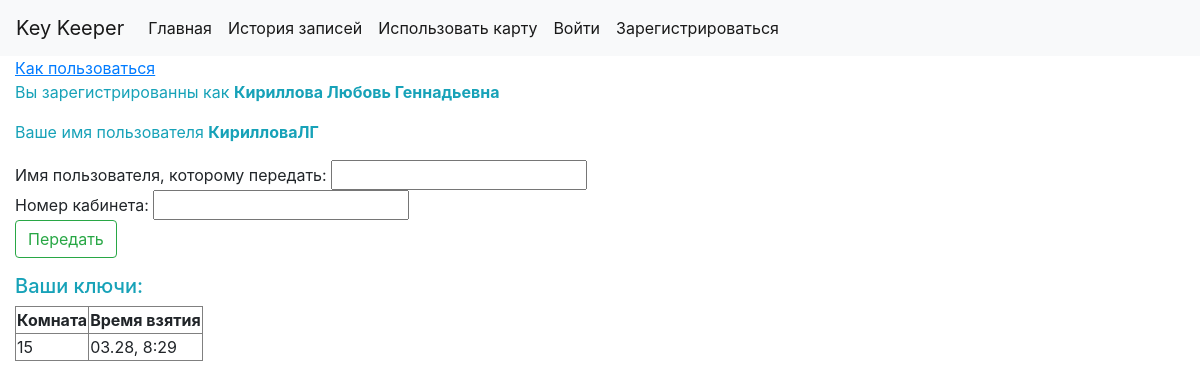
/ (signed in), run on an earlier commit of the app's database.
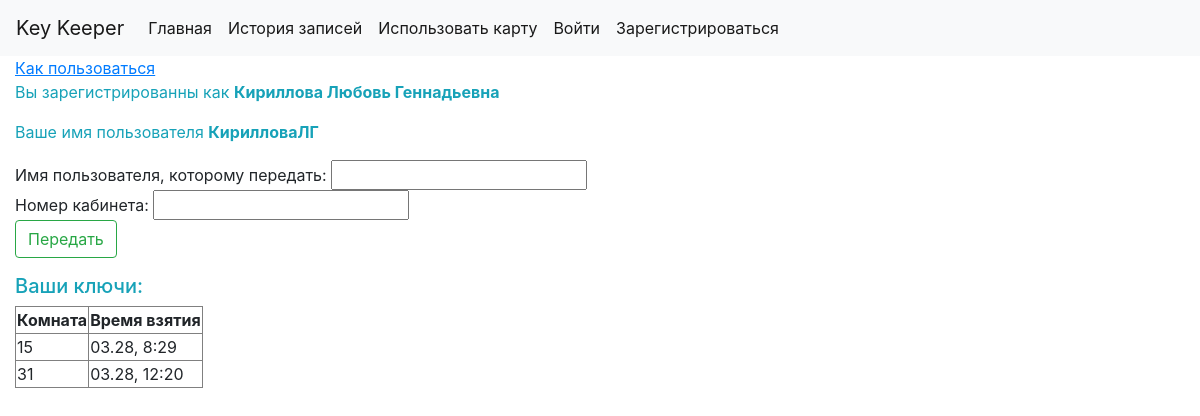
And on a later commit of the database.
### keeper/models.py (models this page shows, shortened)
class History(models.Model):
    key = models.IntegerField()
    time_cr = models.DateTimeField(default=datetime.datetime.now)
    user_id = models.ForeignKey(CustomUser, on_delete=models.CASCADE)
    active = models.CharField(max_length=100, default='Не сдан')
    time_back = models.DateTimeField(default=datetime.datetime.min)
    def month_cr(self):
        return self.time_cr.strftime('%m')
    def date_cr(self):
        return self.time_cr.strftime('%d')
    def hour_cr(self):
        return str((int(self.time_cr.strftime('%H')) + 3) % 24)  # it is a bug here (some keys may date for yesterday)
    def minute_cr(self):
        return self.time_cr.strftime('%M')

### keeper/views.py (the view)
# urls.py: path('', views.index, name='index'),
@login_required
def index(request):
    context = {}
    if request.method == 'POST':
        f = TransferForm(request.POST)
        if 'transfer_req' in request.POST:
            if f.is_valid():
                try:
                    tran_user = CustomUser.objects.filter(username=f.data['username']).get()
                    if tran_user != request.user:
                        try:
                            if tran_user.key_tran_last != -1:
                                tran_user_last = CustomUser.objects.filter(username=tran_user.user_tran_last).get()
                                hist = History.objects.filter(key=tran_user.key_tran_last, user_id=tran_user_last,
                                                              active='Ожидает передачи').get()
                                hist.active = 'Не сдан'
                                hist.save()
                                tran_user.key_tran_last = -1
                                tran_user.user_tran_last = 'никто'
                                tran_user.save()
                            hist = History.objects.filter(key=f.data['key_num'], user_id=request.user,
                                                          active='Не сдан').get()
                            hist.active = 'Ожидает передачи'
                            hist.save()
                            tran_user.user_tran_last = str(request.user.username)
                            tran_user.key_tran_last = f.data['key_num']
                            tran_user.save()
                            context['message'] = 'Ожидайте подтверждения'
                        except ObjectDoesNotExist:
                            context['message'] = 'У вас нет такого ключа'
                    else:
                        context['message'] = 'Нельзя передать ключ себе'
                except ObjectDoesNotExist:
                    context['message'] = 'Нет такого пользователя'
        elif 'accept' in request.POST:
            user_tran = CustomUser.objects.filter(username=request.user.user_tran_last).get()
            hist = History.objects.filter(key=request.user.key_tran_last, user_id=user_tran,
                                          active='Ожидает передачи').get()
            try:
                hist_check = History.objects.filter(key=request.user.key_tran_last, user_id=request.user,
                                                    active='Не сдан').get()
                context['message'] = 'У вас уже есть ключ от этого кабинета'
            except ObjectDoesNotExist:
                hist.active = 'Сдан'
                hist.time_back = datetime.datetime.now()
                hist.save()
                hist = History(key=request.user.key_tran_last, user_id=request.user, active='Не сдан')
                hist.save()
                request.user.key_tran_last = -1
                request.user.user_tran_last = 'никто'
                request.user.save()
                context['message'] = 'Вы получили ключ'
        elif 'reject' in request.POST:
            user_tran = CustomUser.objects.filter(username=request.user.user_tran_last).get()
            hist = History.objects.filter(key=request.user.key_tran_last, user_id=user_tran,
                                          active='Ожидает передачи').get()
            hist.active = 'Не сдан'
            hist.save()
            request.user.key_tran_last = -1
            request.user.user_tran_last = 'никто'
            request.user.save()
            context['message'] = 'Вы отказались получать ключ'
    else:
        f = TransferForm()
    key_list = History.objects.filter(user_id=request.user, active='Не сдан')
    context['key_list'] = key_list
    if request.user.key_tran_last != -1:
        context['key_receive'] = request.user.key_tran_last
        context['user_receive'] = request.user.user_tran_last
    context['form'] = f
    context['user_id'] = str(request.user.last_name) + ' ' + str(request.user.first_name)
    context['user_name'] = str(request.user.username)
    return render(request, 'transfer.html', context)

### keeper/forms.py
class TransferForm(forms.Form):
    username = forms.CharField(label='Имя пользователя, которому передать:', max_length=100, required=True)
    key_num = forms.IntegerField(label='Номер кабинета:', max_value=1000, required=True)

### keeper/templates/transfer.html (shortened to what this page needs)
<!DOCTYPE html>
<html lang="en">
<head>
    {% include "includes/head.html" %}
</head>
<body>
    {% include "includes/nav_bar.html" %}
    <div class="container-fluid">
        <a href="https://romanovkey.ru/docs/_build/html/overview.html#id6"><u>Как пользоваться</u></a>
        <p class="text-info">Вы зарегистрированны как <strong>{{ user_id }}</strong></p>
        <p class="text-info">Ваше имя пользователя <strong>{{ user_name }}</strong></p>
        <form method="POST" action="">
            {{ form.username.label }} {{ form.username }}
            <br>
            {{ form.key_num.label }} {{ form.key_num }}
            <br>
            <input type="submit" value="Передать" class="btn btn-outline-success" name="transfer_req">
        </form>
        {% if key_list %}
            <h5 class="text-info">Ваши ключи:</h5>
            <table border="1">
            <tr>
                <th>Комната</th>
                <th>Время взятия</th>
            </tr>
            {% for elem in key_list %}
                <tr><td>{{ elem.key }}</td>
                    <td>{{ elem.month_cr }}.{{ elem.date_cr }}, {{ elem.hour_cr }}:{{ elem.minute_cr }}</td></tr>
            {% endfor %}
            </table>
        {% else %}
            <p>На Вас не записано ни одного ключа</p>
        {% endif %}
    </div>
</body>
</html>

What changed in the data, as far as the page shows it:
added History: key "31", month_cr "03", date_cr "28", hour_cr "12", minute_cr "20"
